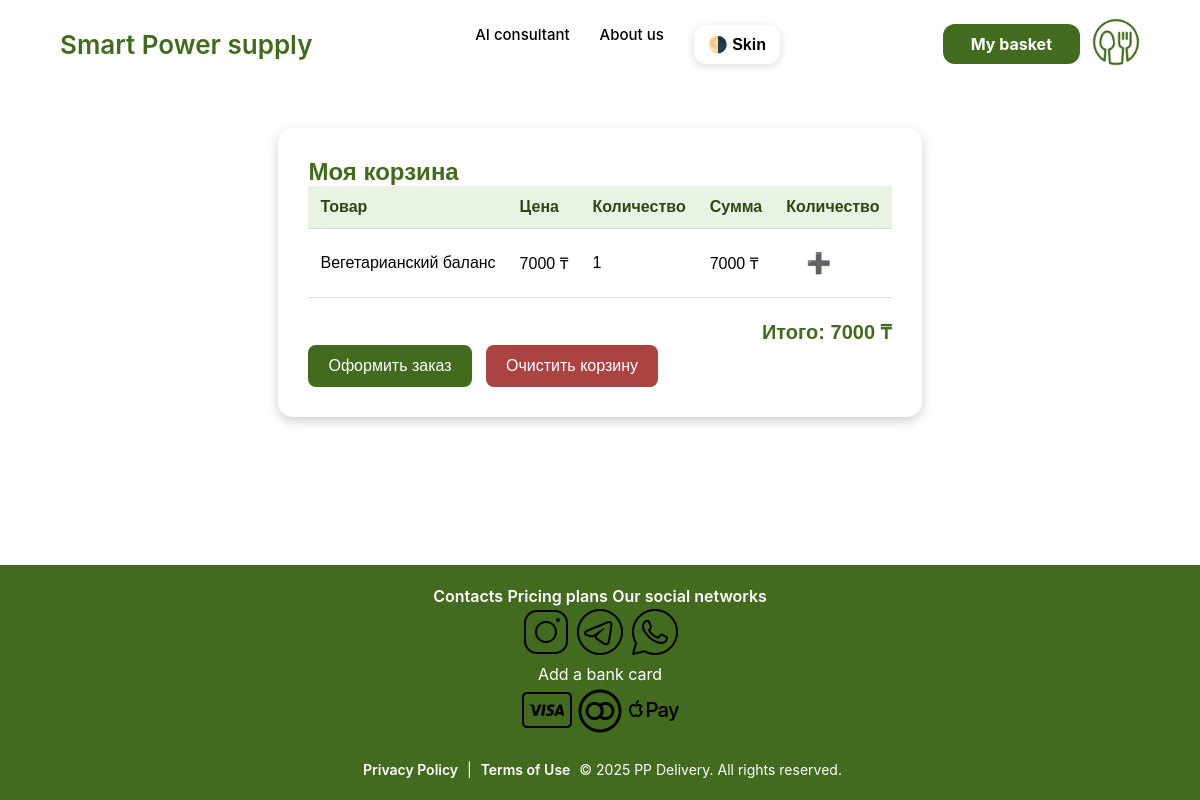
Screenshot of /basket/ (signed in) with the database file from the repository.
### accounts/models.py (models this page shows, shortened)
class CartItem(models.Model):
    user = models.ForeignKey(settings.AUTH_USER_MODEL, on_delete=models.CASCADE)
    product = models.ForeignKey('Catalog', on_delete=models.CASCADE)
    quantity = models.PositiveIntegerField(default=1)
    added_at = models.DateTimeField(auto_now_add=True)
    def get_subtotal(self):
        return self.product.price * self.quantity

class Catalog(models.Model):
    title = models.CharField(max_length=100)
    price = models.DecimalField(max_digits=10, decimal_places=0)
    about_product = models.TextField(null=True, blank=True)
    image = models.ImageField(upload_to='catalog/')
    date_added = models.DateTimeField(default=timezone.now)

### accounts/views.py (the view)
# urls.py: path('basket/', views.basket, name='basket'),
@login_required
def basket(request):
    items = CartItem.objects.filter(user=request.user)
    total_price = sum(item.get_subtotal() for item in items)
    return render(request, 'main/basket.html', {'items': items, 'total_price': total_price})

### accounts/templates/main/basket.html (shortened to what this page needs)
{% load static %}
<!DOCTYPE html>
<html lang="ru">
<head>
    {% load static %}
    <link rel="stylesheet" href="{% static 'account/css/styles.css' %}">
</head>
<body>
<div class="content">
{% include "main/partials/navbar.html" %}
<div class="container">
    <h2>Моя корзина</h2>
    {% if items %}
        <table>
            <thead>
                <tr>
                    <th>Товар</th>
                    <th>Цена</th>
                    <th>Количество</th>
                    <th>Сумма</th>
                    <th>Количество</th>
                </tr>
            </thead>
            <tbody>
                {% for item in items %}
                <tr>
                    <td>{{ item.product.title }}</td>
                    <td>{{ item.product.price }} ₸</td>
                    <td>{{ item.quantity }}</td>
                    <td>{{ item.get_subtotal}} ₸</td>
                    <td><form method="post" action="{% url 'add_to_cart' item.product.id %}" style="display:inline;">
                    <button type="submit" title="Добавить ещё" style="
                    background: none;
                    border: none;
                    color: #ff6b81;
                    font-size: 20px;
                    cursor: pointer;
                    ">➕</button>
                    </form>
                    </td>
                </tr>
                {% endfor %}
            </tbody>
        </table>
        <p class="total">Итого: {{ total_price }} ₸</p>
        <a href="{% url 'checkout' %}" class="button">Оформить заказ</a>
        <a href="{% url 'clear_basket' %}" class="button button-danger">Очистить корзину</a>
    {% else %}
        <p>Корзина пуста.</p>
    {% endif %}
</div>
  {% include "main/partials/footer.html" %}
</div>
</body>
</html>

### accounts/static/account/css/styles.css (style rules this page uses)
* { box-sizing: border-box; margin: 0; padding: 0; }
html, body { height: 100%; font-family: 'Arial', sans-serif; }
.content { min-height: 100vh; display: flex; flex-direction: column; }
.light-mode { background-color: #ffffff; color: #000000; }
button { background: #426B1F; color: white; border: none; padding: 10px 20px; font-weight: 600; border-radius: 8px; cursor: pointer; transition: background 0.2s ease; }

### accounts/static/account/css/navbar.css (style rules this page uses)
* { box-sizing: border-box; margin: 0; padding: 0; }
body { margin: 0; padding: 0; transition: background-color 0.3s ease, color 0.3s ease; }
h1, h2, h3, h4, h5, h6 { margin: 0; padding: 0; }
.light-mode { background-color: #ffffff; color: #000000; }

### accounts/templates/main/basket.html (style rules this page uses)
body { background-color: #426B1F; }
.container { max-width: 800px; margin: 40px auto; background: #fff; border-radius: 15px; padding: 30px; box-shadow: 0 4px 12px rgba(0, 0, 0, 0.2); }
h2 { color: #426B1F; margin-bottom: 20px; }
table { width: 100%; border-collapse: collapse; margin-bottom: 20px; }
th, td { padding: 12px; text-align: left; border-bottom: 1px solid #ddd; }
th { background-color: #e8f3e3; color: #2f4716; }
.total { text-align: right; font-size: 20px; font-weight: bold; color: #426B1F; }
.button { display: inline-block; padding: 12px 20px; background: #426B1F; color: white; border: none; border-radius: 8px; text-decoration: none; font-size: 16px; margin-right: 10px; transition: 0.3s; }
.button-danger { background: #a94442; }

### rows the page displays
CartItem: product "Вегетарианский баланс", product.price "7000", quantity "1", get_subtotal "7000"

### other values shown
{{ total_price }} "7000"
